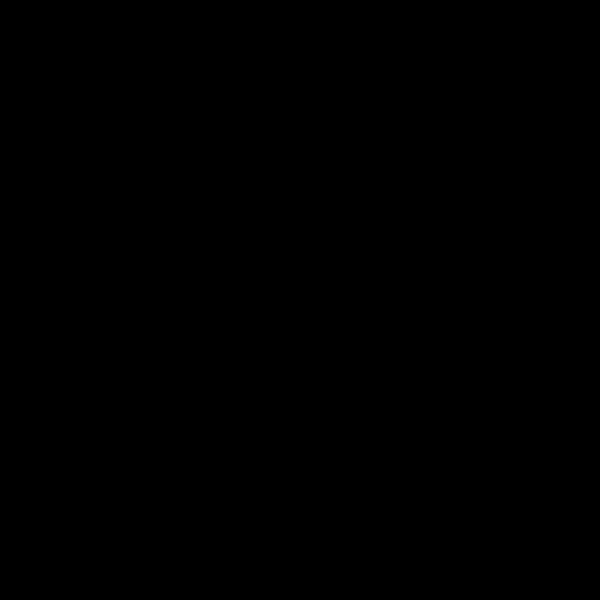
Frame 1 (no input)
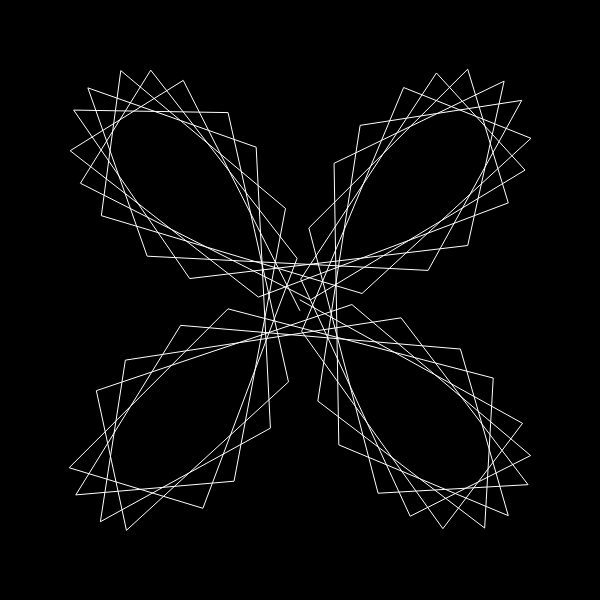
Frame 60 (no input)
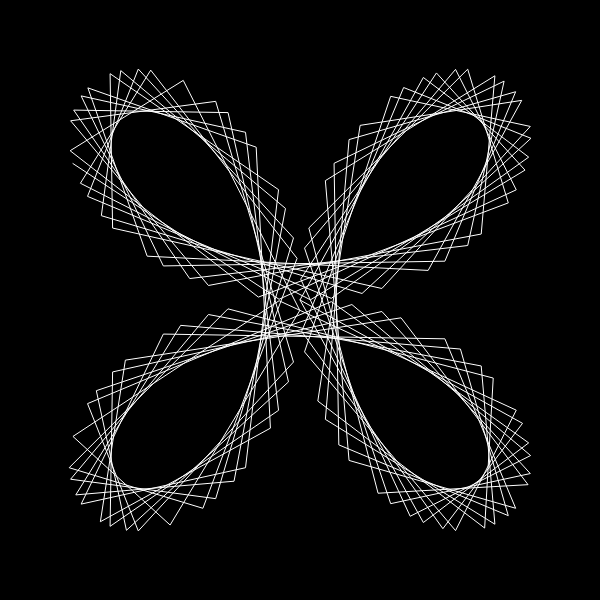
Frame 120 (the mouse pressed at the canvas centre since frame 60)

The p5.js sketch that drew these frames (run headless with seeded random() and noise() and a simulated clock; from frame 60 on, the mouse is pressed at the canvas centre):

// p5.js sketch
// ── sketch.js
let n = 2;
let d = 29;
let R = 300;
let innerPoints, outerPoints;
let innerColor, outerColor;
let inner, outer, LoopDraw, loopVals, roundVals;
let theta;

function setup() {
  createCanvas(600, 600);
  angleMode(DEGREES);
  setUpUserInput();
  setupAnimation();
}

function draw() {
  background(0);
  stroke(255);
  translate(width / 2, height / 2);
  animatedRose(inner.checked(), outer.checked(), LoopDraw.checked());
  if (loopVals.checked()) {


    if (roundVals.checked()) {
      if (frameCount % 100 == 0) {
        n = round(n);
        d = round(d);
        n++;
        d++;
      }
    } else {
      n += .01;
      d += .01;
    }
  }
}

// ── DOM.js
let Ninput, Dinput;
let outBox,inBox;

function setUpUserInput() {
  Ninput = createInput("2", "number").input(() => {
    n = Ninput.value();
    redraw();
  });
  Dinput = createInput("29", "number").input(() => {
    d = Dinput.value();
    redraw();
  });
  innerColor = createColorPicker(color(255, 255, 255)).input(redraw);
  outerColor = createColorPicker("purple").input(redraw);
  inner = createCheckbox("Draw rose").input(redraw).checked(true);
  outer = createCheckbox("Draw outline").input(redraw);
  LoopDraw = createCheckbox("Loop drawing").input(() => {

    loopVals.checked(false);
    roundVals.checked(false);
    setupValLoop();
    redraw()});
  loopVals = createCheckbox("Loop N and D").input(() => {
    LoopDraw.checked(false);
    theta = 361;
    redraw();
    setupValLoop();
    if(!loopVals.checked())
      roundVals.checked(false);
  });

  roundVals = createCheckbox("round N and D");
}

// ── logic.js
function setupAnimation() {
  loop();
  theta = 0
  innerPoints = [];
  outerPoints = [];
}

function setupValLoop() {
  let Loop = loopVals.checked();
  if (Loop) {
    Ninput.attribute('disabled', '');
    Dinput.attribute('disabled', '');
    n = 0;
    d = 0;
  } else {
    Ninput.removeAttribute('disabled');
    Dinput.removeAttribute('disabled');
    n = Ninput.value();
    d = Dinput.value();
  }
}

function staticRose(inside = true, outside = false) {
  if (!loopVals.checked())
    noLoop();
  noFill();
  background(0);
  if (inside) {
    strokeWeight(1);
    stroke(innerColor.color());
    beginShape();
    for (let i = 0; i <= 360; i++) {
      let k = i * d;
      let r = sin(n * k) * R;
      let x = r * cos(k);
      let y = r * sin(k);
      vertex(x, y);
    }
    endShape();
  }

  if (outside) {
    strokeWeight(5);
    stroke(outerColor.color());
    beginShape();
    for (let i = 0; i <= 360; i++) {
      let k = i;
      let r = sin(n * k) * R;
      let x = r * cos(k);
      let y = r * sin(k);
      vertex(x, y);
    }
    endShape();
  }

}

function animatedRose(inside = true, outside = false, Loop = false) {
  // loop();
  if (theta >= 361) {
    if (Loop)
      setupAnimation();
    else {
      staticRose(inside, outside);
    }
    return;
  }
  noFill();

  let k = d * theta;
  let r = R * sin(n * k);
  let x = r * cos(k)
  let y = r * sin(k)
  innerPoints.push(createVector(x, y));

  if (inside) {
    stroke(innerColor.color());
    strokeWeight(1);


    beginShape();
    for (let p of innerPoints) {
      // print(p.x);
      vertex(p.x, p.y);
    }
    endShape();
  }


  k = theta;
  r = R * sin(n * k);
  x = r * cos(k)
  y = r * sin(k)
  outerPoints.push(createVector(x, y));

  if (outside) {
    strokeWeight(5);
    stroke(outerColor.color());
    beginShape();
    for (let p of outerPoints) {
      // print(p.x);
      vertex(p.x, p.y);
    }
    endShape();
  }


  theta++;
}

// ── style.css
html, body {
  margin: 0;
  padding: 0;
}
canvas {
  display: block;
}

input{
 padding: 5px;
  margin: 5px;
}
